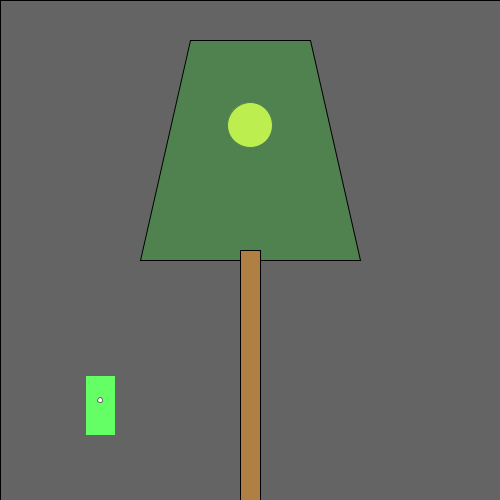
Frame 1 (no input)
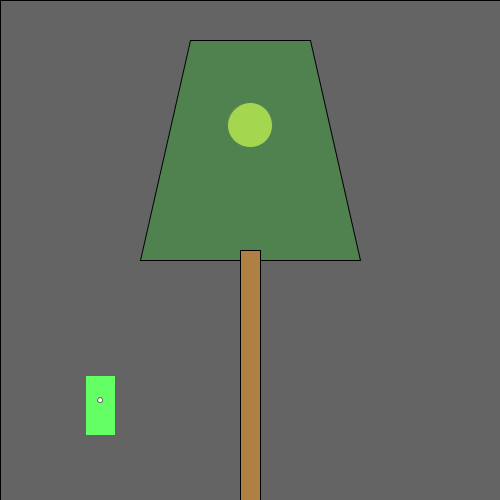
Frame 60 (the mouse pressed at the canvas centre just before this capture)
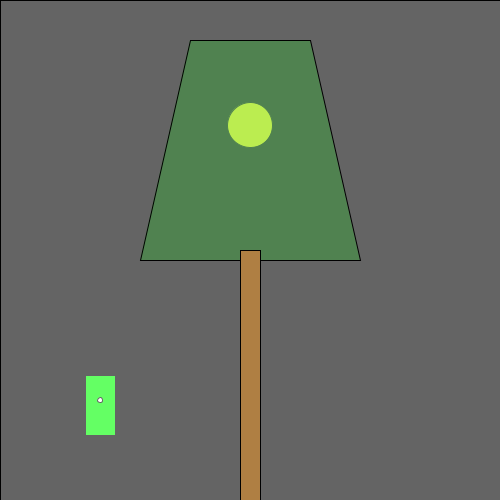
Frame 120 (the mouse held since frame 60 and released just before this capture)

The Processing sketch that drew these frames (run headless with seeded random() and noise(); from frame 60 on, the mouse is pressed at the canvas centre):

// Processing sketch: processing_108845
// ── processing_108845.pde

/*
  Norm Krumpe
  September 22, 2012
  Models a light that is triggered by motion (in this case, motion
  of the mouse).  The light also has a timer.  So, motion turns on the
  light, but a certain amount of time passing with no motion will
  cause the light to turn off again.
*/

// How close you need to get to the
// light sensor in order to turn on
// the light.  Higher values make it
// easier to trigger the light.  Distance
// is measured in pixels.
final int TRIGGER_DISTANCE = 50;

// The location of the sensor:
final int SWITCH_CENTER_X = 100;
final int SWITCH_CENTER_Y = 400;

// seconds until light shuts off automatically when there is no motion
final float SECONDS_UNTIL_AUTO_SHUTOFF = 10; 

// Light will initially be on because of this next value.
// Want the light off initially?  
// Set this to something less than SECONDS_UNTIL_AUTO_SHUTOFF
float timeOfLastTrigger = 0; 
boolean revealTriggerRegion = false;

// Just choose a window size
void setup() {
  size(500, 500);
}

// Each time the mouse moves, check to see
// if it triggered the motion sensor
void mouseMoved() {
  if (motionSensorWasTriggered()) {
    timeOfLastTrigger = millis()/1000.0;
  }
}

// When a key is pressed, toggle the "cheat" that
// reveals the motion sensor's trigger region.
void keyPressed() {
  revealTriggerRegion = !revealTriggerRegion;
}

// Draw the various parts of the scene
void draw() {
  background(0);

  drawLightSwitch();
  drawLamp();  
  drawTriggerRegion();
}

// Draws all components of the lamp
void drawLamp() {
  drawLight();
  fill(0, 255, 0, 50);
  quad(190, 40, 310, 40, 360, 260, 140, 260);
  fill(175, 127, 67);
  rect(240, 250, 20, 250);
}

// How the light gets drawn depends on whether
// the lightbulb is lit.
void drawLight() {

  if (secondsSinceLastTrigger() < SECONDS_UNTIL_AUTO_SHUTOFF) {
    // If the light is on:
    int strength = (int)random(156, 256);
    fill(strength, strength, 0);
    ellipse(250, 125, 45, 45);
    fill(255, 100);
    rect(0, 0, width, height);
  }

  else {
    // Light is off:
    fill(10, 10, 0);
    ellipse(250, 125, 45, 45);
  }
}

// Draw the light switch/sensor
void drawLightSwitch() {
  fill(0, 255, 0);
  rect(SWITCH_CENTER_X - 15, SWITCH_CENTER_Y - 25, 30, 60);
  fill(255);
  ellipse(SWITCH_CENTER_X, SWITCH_CENTER_Y, 5, 5);
}

// Return true if the mouse triggered the sensor
boolean motionSensorWasTriggered() {
  return distanceFromLightSwitch() < TRIGGER_DISTANCE;
}

// Compute the distance between the mouse and the sensor
float distanceFromLightSwitch() {  
  return dist(mouseX, mouseY, SWITCH_CENTER_X, SWITCH_CENTER_Y);
}

// Determine how long it has been since the motion sensor
// was last turned on.
float secondsSinceLastTrigger() {
  return millis()/1000.0 - timeOfLastTrigger;
}

// Show a "cheat" region so that you know where the mouse
// needs to go in order to trigger the light sensor
void drawTriggerRegion() {
  if (revealTriggerRegion) {
    fill(255, 25);
    ellipse(SWITCH_CENTER_X, SWITCH_CENTER_Y, 
    TRIGGER_DISTANCE * 2, TRIGGER_DISTANCE * 2);
  }
}
